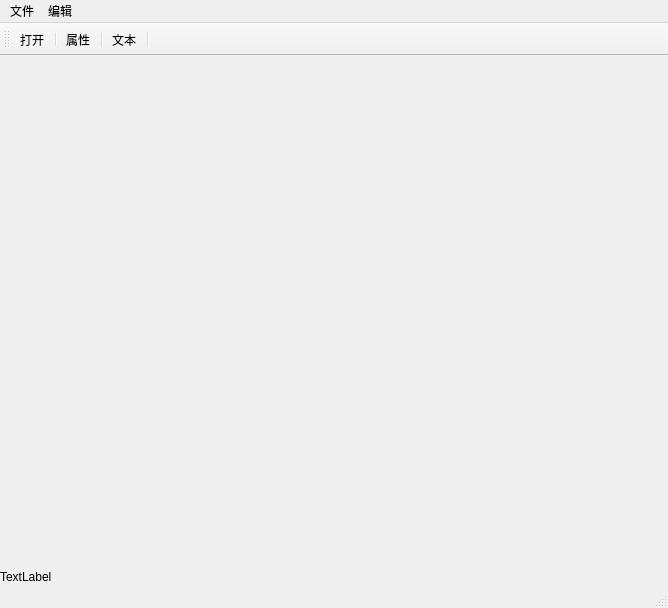
<?xml version="1.0" encoding="UTF-8"?>
<ui version="4.0">
 <class>MainWindow</class>
 <widget class="QMainWindow" name="MainWindow">
  <property name="geometry">
   <rect>
    <x>0</x>
    <y>0</y>
    <width>668</width>
    <height>608</height>
   </rect>
  </property>
  <property name="windowTitle">
   <string>MainWindow</string>
  </property>
  <property name="animated">
   <bool>true</bool>
  </property>
  <property name="documentMode">
   <bool>true</bool>
  </property>
  <property name="dockNestingEnabled">
   <bool>true</bool>
  </property>
  <property name="dockOptions">
   <set>QMainWindow::AllowNestedDocks|QMainWindow::AllowTabbedDocks|QMainWindow::AnimatedDocks|QMainWindow::ForceTabbedDocks|QMainWindow::GroupedDragging|QMainWindow::VerticalTabs</set>
  </property>
  <property name="unifiedTitleAndToolBarOnMac">
   <bool>true</bool>
  </property>
  <widget class="QWidget" name="centralWidget">
   <widget class="QLabel" name="label">
    <property name="geometry">
     <rect>
      <x>0</x>
      <y>505</y>
      <width>661</width>
      <height>31</height>
     </rect>
    </property>
    <property name="text">
     <string>TextLabel</string>
    </property>
    <property name="scaledContents">
     <bool>true</bool>
    </property>
    <property name="wordWrap">
     <bool>true</bool>
    </property>
    <property name="openExternalLinks">
     <bool>true</bool>
    </property>
    <property name="textInteractionFlags">
     <set>Qt::NoTextInteraction</set>
    </property>
   </widget>
  </widget>
  <widget class="QMenuBar" name="menuBar">
   <property name="geometry">
    <rect>
     <x>0</x>
     <y>0</y>
     <width>668</width>
     <height>26</height>
    </rect>
   </property>
   <widget class="QMenu" name="menu">
    <property name="title">
     <string>文件</string>
    </property>
    <widget class="QMenu" name="actionnew">
     <property name="title">
      <string>新建</string>
     </property>
     <addaction name="actionFile"/>
    </widget>
    <addaction name="actionOpen"/>
    <addaction name="actionnew"/>
    <addaction name="actionShuxing"/>
   </widget>
   <widget class="QMenu" name="menu_3">
    <property name="title">
     <string>编辑</string>
    </property>
   </widget>
   <addaction name="menu"/>
   <addaction name="menu_3"/>
  </widget>
  <widget class="QToolBar" name="mainToolBar">
   <property name="movable">
    <bool>true</bool>
   </property>
   <attribute name="toolBarArea">
    <enum>TopToolBarArea</enum>
   </attribute>
   <attribute name="toolBarBreak">
    <bool>true</bool>
   </attribute>
   <addaction name="actionOpen"/>
   <addaction name="separator"/>
   <addaction name="actionShuxing"/>
   <addaction name="separator"/>
   <addaction name="actionFile"/>
   <addaction name="separator"/>
  </widget>
  <widget class="QStatusBar" name="statusBar"/>
  <action name="actionOpen">
   <property name="text">
    <string>打开</string>
   </property>
  </action>
  <action name="actionShuxing">
   <property name="text">
    <string>属性</string>
   </property>
  </action>
  <action name="actionFile">
   <property name="text">
    <string>文本</string>
   </property>
  </action>
 </widget>
 <layoutdefault spacing="6" margin="11"/>
 <resources/>
 <connections/>
</ui>
